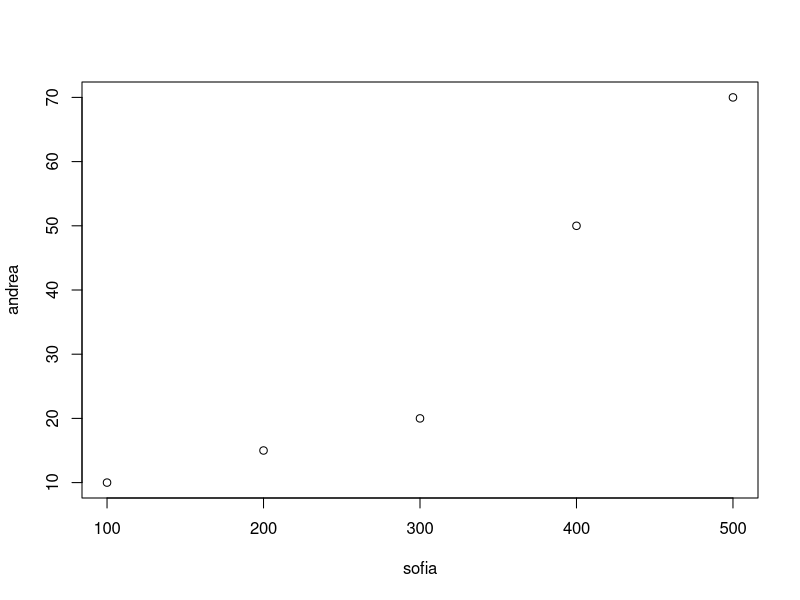
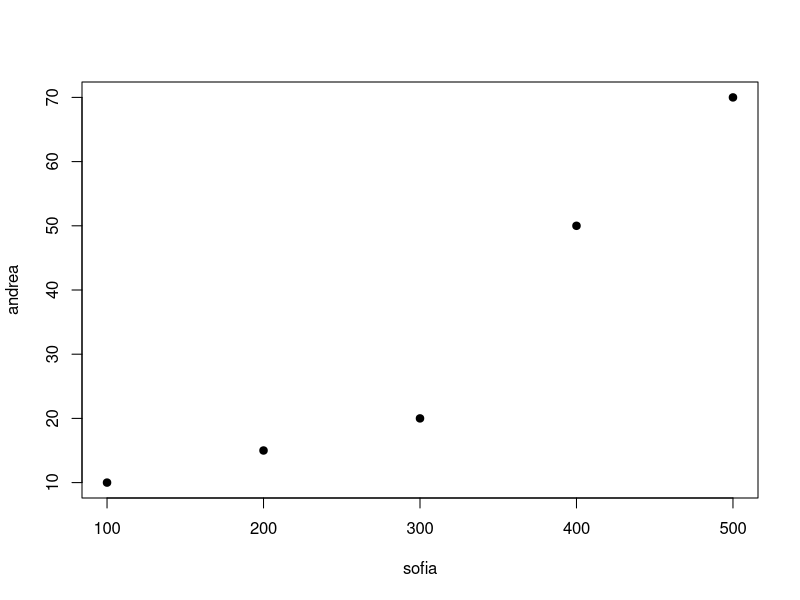
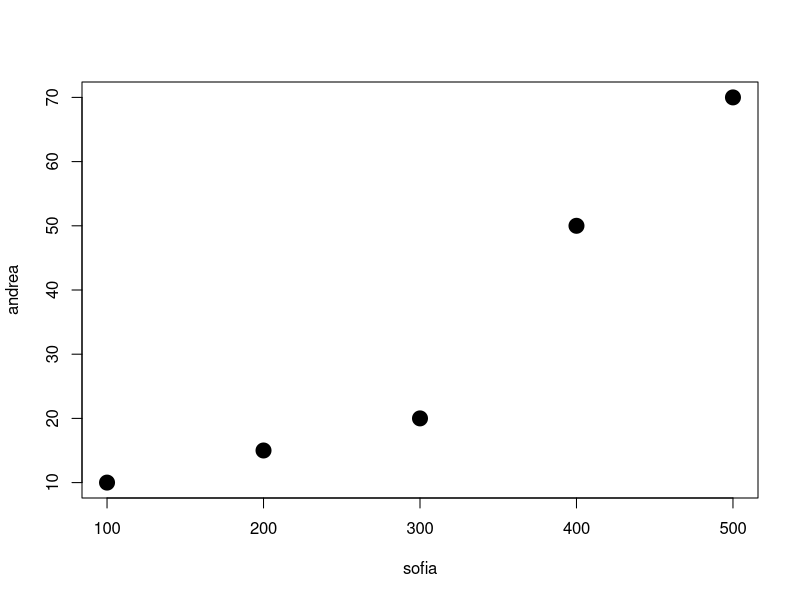
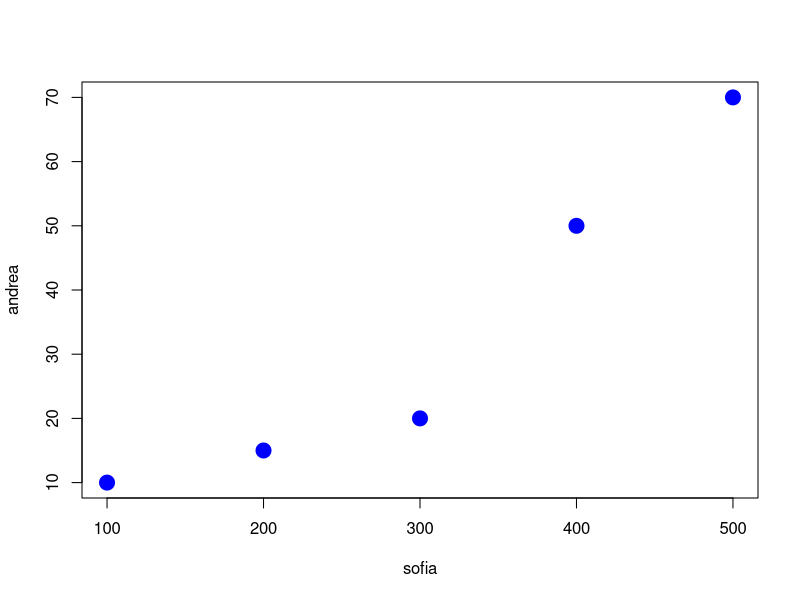
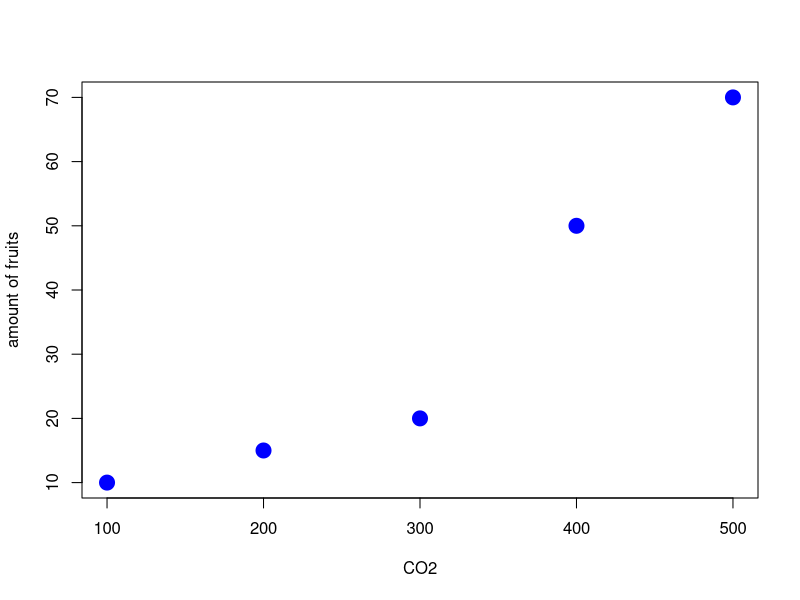

Source code (R) for these figures, in order:
# There are three important concpets:
# 1. objects
# 2. the assignment (<-)
# 3. comments (like this one!)
# 4. functions
# 5. arrays

2 + 3 # this is my first operation in R 

cato <- 2 + 3 # important to make use of objects, result assigned to cato
cato

maria <- 4 + 2
maria

cato + maria 

cato^maria

# arrays: all vectors are a series of data
andrea <- c(10, 15, 20, 50, 70) # we need to concatenate them with a function, an operation, the function is "c"

sofia <- c(100, 200, 300, 400, 500)

plot(sofia, andrea)

plot(sofia, andrea, pch=19) # https://www.datanovia.com/en/blog/pch-in-r-best-tips/

plot(sofia, andrea, pch = 19, cex = 2)

plot(sofia, andrea, pch = 19, cex = 2, col = "blue")
#colors in R: https://r-graph-gallery.com/42-colors-names.html

plot(sofia, andrea, pch = 19, cex = 2, col = "blue", xlab = "CO2", ylab = "amount of fruits")
